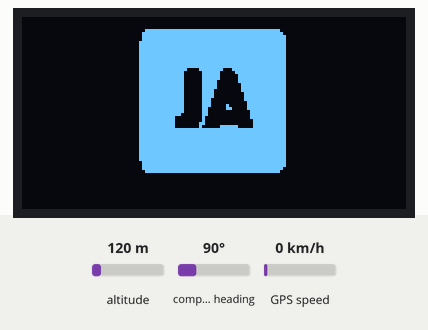
The sketch below on a simulated ESP8266 (NodeMCU). Shown: 128×64 one-colour display. The inputs (shaded band) are chosen by the test bench; at power-on: altitude 120 m, compass heading 90°, GPS speed 0 km/h. WiFi joins after 1.5 s; servers stay silent unless stated; the GPS gets a fix after 3 s at 37.7749, -122.4194 with 8 satellites; what the sketch prints to the serial monitor is not drawn.

Above: at 0.1 s.
At 0.5 s:
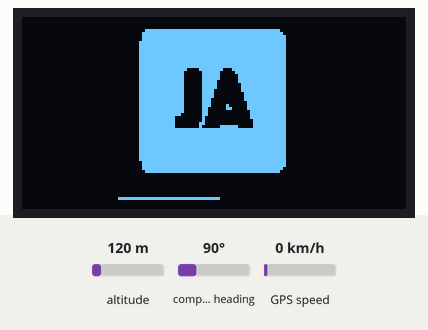
At 0.9 s:
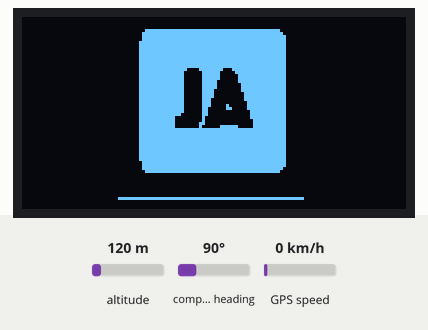
At 4.9 s:
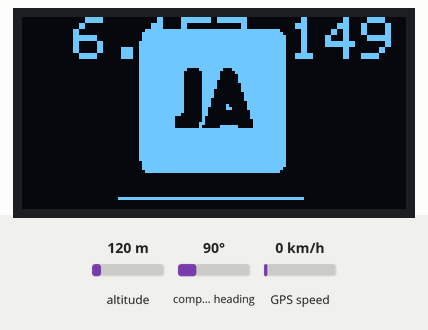

Measured:
- what the display in image 2 shows lasts 4.0 s, from 0.8 s to 4.8 s

The sketch:

Tiny_.ino
```cpp
#include <TinyGPS++.h>
#include <SoftwareSerial.h>
#include <ESP8266WiFi.h>
#include <Adafruit_SSD1306.h>

Adafruit_SSD1306 display(128, 64);

static const int RXPin = 12, TXPin = 13;
static const uint32_t GPSBaud = 9600;

TinyGPSPlus gps;
SoftwareSerial ss(RXPin, TXPin);

#define ID_Wifi "JOSE HOME [Planta1*]"
#define PWD_Wifi "josejosehomehome"
#define IP "184.106.153.149" //IP THINGSPEAK
String writeAPIKey = "ZPBBEFIMDCPRMZOK";

String lati= "";
String longi= "";

int sonido=0;
int dia=0;
int mes=0;
int anin=0;
int hora = 0;
int minuto=0;

const unsigned char PROGMEM jose2 [] = {
0x00, 0x00, 0x00, 0x00, 0x00, 0x00, 0x00, 0x00, 0x00, 0x00, 0x00, 0x00, 0x00, 0x00, 0x00, 0x00,
0x00, 0x00, 0x00, 0x00, 0x00, 0x00, 0x00, 0x00, 0x00, 0x00, 0x00, 0x00, 0x07, 0xFF, 0xFF, 0xFF,
0xFF, 0xFF, 0xC0, 0x0F, 0xFF, 0xFF, 0xFF, 0xFF, 0xFF, 0xE0, 0x0F, 0xFF, 0xFF, 0xFF, 0xFF, 0xFF,
0xF0, 0x0F, 0xFF, 0xFF, 0xFF, 0xFF, 0xFF, 0xF0, 0x1F, 0xFF, 0xFF, 0xFF, 0xFF, 0xFF, 0xF0, 0x1F,
0xFF, 0xFF, 0xFF, 0xFF, 0xFF, 0xF0, 0x1F, 0xFF, 0xFF, 0xFF, 0xFF, 0xFF, 0xF0, 0x1F, 0xFF, 0xFF,
0xFF, 0xFF, 0xFF, 0xF0, 0x1F, 0xFF, 0xFF, 0xFF, 0xFF, 0xFF, 0xF0, 0x1F, 0xFF, 0xFF, 0xFF, 0xFF,
0xFF, 0xF0, 0x1F, 0xFF, 0xFF, 0xFF, 0xFF, 0xFF, 0xF0, 0x1F, 0xFF, 0xFF, 0xFF, 0xFF, 0xFF, 0xF0,
0x1F, 0xFF, 0xFF, 0xFF, 0xFF, 0xFF, 0xF0, 0x1F, 0xFF, 0xE1, 0xFE, 0x3F, 0xFF, 0xF0, 0x1F, 0xFF,
0xC0, 0xFC, 0x1F, 0xFF, 0xF0, 0x1F, 0xFF, 0xC0, 0xFC, 0x0F, 0xFF, 0xF0, 0x1F, 0xFF, 0xC0, 0xFC,
0x0F, 0xFF, 0xF0, 0x1F, 0xFF, 0xC0, 0xF8, 0x0F, 0xFF, 0xF0, 0x1F, 0xFF, 0xC0, 0xF8, 0x07, 0xFF,
0xF0, 0x1F, 0xFF, 0xC0, 0xF8, 0x07, 0xFF, 0xF0, 0x1F, 0xFF, 0xC0, 0xF0, 0x07, 0xFF, 0xF0, 0x1F,
0xFF, 0xC0, 0xF0, 0x03, 0xFF, 0xF0, 0x1F, 0xFF, 0xC0, 0xF0, 0x03, 0xFF, 0xF0, 0x1F, 0xFF, 0xC0,
0xE0, 0x03, 0xFF, 0xF0, 0x1F, 0xFF, 0xC0, 0xE0, 0x01, 0xFF, 0xF0, 0x1F, 0xFF, 0xC0, 0xE0, 0x81,
0xFF, 0xF0, 0x1F, 0xFF, 0xC0, 0xC0, 0xC1, 0xFF, 0xF0, 0x1F, 0xFF, 0xC0, 0xC0, 0x00, 0xFF, 0xF0,
0x1F, 0xFF, 0x80, 0xC0, 0x00, 0xFF, 0xF0, 0x1F, 0xFE, 0x00, 0x80, 0x00, 0xFF, 0xF0, 0x1F, 0xFE,
0x00, 0x80, 0x00, 0x7F, 0xF0, 0x1F, 0xFE, 0x01, 0x80, 0x00, 0x7F, 0xF0, 0x1F, 0xFE, 0x01, 0x03,
0xF0, 0x7F, 0xF0, 0x1F, 0xFF, 0xFF, 0xFF, 0xFF, 0xFF, 0xF0, 0x1F, 0xFF, 0xFF, 0xFF, 0xFF, 0xFF,
0xF0, 0x1F, 0xFF, 0xFF, 0xFF, 0xFF, 0xFF, 0xF0, 0x1F, 0xFF, 0xFF, 0xFF, 0xFF, 0xFF, 0xF0, 0x1F,
0xFF, 0xFF, 0xFF, 0xFF, 0xFF, 0xF0, 0x1F, 0xFF, 0xFF, 0xFF, 0xFF, 0xFF, 0xF0, 0x1F, 0xFF, 0xFF,
0xFF, 0xFF, 0xFF, 0xF0, 0x1F, 0xFF, 0xFF, 0xFF, 0xFF, 0xFF, 0xF0, 0x1F, 0xFF, 0xFF, 0xFF, 0xFF,
0xFF, 0xF0, 0x1F, 0xFF, 0xFF, 0xFF, 0xFF, 0xFF, 0xF0, 0x1F, 0xFF, 0xFF, 0xFF, 0xFF, 0xFF, 0xF0,
0x0F, 0xFF, 0xFF, 0xFF, 0xFF, 0xFF, 0xF0, 0x0F, 0xFF, 0xFF, 0xFF, 0xFF, 0xFF, 0xF0, 0x0F, 0xFF,
0xFF, 0xFF, 0xFF, 0xFF, 0xE0, 0x07, 0xFF, 0xFF, 0xFF, 0xFF, 0xFF, 0xC0, 0x00, 0x00, 0x00, 0x00,
0x00, 0x00, 0x00, 0x00, 0x00, 0x00, 0x00, 0x00, 0x00, 0x00, 0x00, 0x00, 0x00, 0x00, 0x00, 0x00,
0x00, 0x00, 0x00, 0x00, 0x00, 0x00, 0x00, 0x00,
};

void setup(){
  Serial.begin(115200);
  ss.begin(GPSBaud);
  display.begin(SSD1306_SWITCHCAPVCC, 0x3C);
  display.clearDisplay();
  display.setTextColor(WHITE);
  display.setRotation(0);
  display.setTextWrap(false);
  display.dim(0);
  display.drawBitmap(36, 0, jose2, 56, 56, 1);
  display.display();
  display.drawLine(32, 60, 35, 60, WHITE);
  display.display();
  delay(90);
  display.drawLine(32, 60, 45, 60, WHITE);
  display.display();
  delay(90);
  display.drawLine(32, 60, 55, 60, WHITE);
  display.display();
  delay(120);
  display.drawLine(32, 60, 65, 60, WHITE);
  display.display();
  delay(90);
  display.drawLine(32, 60, 75, 60, WHITE);
  display.display();
  delay(110);
  display.drawLine(32, 60, 85, 60, WHITE);
  display.display();
  delay(70);
  display.drawLine(32, 60, 93, 60, WHITE);
  display.display();

  //------------------Hacer la conexión a la red----------
  if(WiFi.begin(ID_Wifi,PWD_Wifi))
  {
    Serial.println("Conexion AP OK\r\n");
    Serial.println("IP: ");
    Serial.println(WiFi.localIP());
  }
  else
  {
    Serial.println("Error al conectarse AP \r\n");
  }
  //-----------------------------------------------------
 delay(4000);
}

void loop(){
  // This sketch displays information every time a new sentence is correctly encoded.
  while (ss.available() > 0)
    if (gps.encode(ss.read()))
      displayInfo();

  if (millis() > 5000 && gps.charsProcessed() < 10)
  {
    Serial.println(F("No GPS detected: check wiring."));
    while(true);
  }
}

void displayInfo(){
  if (gps.location.isValid() && gps.date.isValid() && gps.time.isValid()){

    double latitude = (gps.location.lat());
    double longitude = (gps.location.lng());

    lati = "";
    longi = "";

    lati += (String(latitude, 6));
    Serial.println(lati);

    longi += (String(longitude, 6));
    Serial.println(longi);

    dia = gps.date.day();
    mes= gps.date.month();
    anin= gps.date.year();
    Serial.print(dia);
    Serial.print(F("/"));
    Serial.print(mes);
    Serial.print(F("/"));
    Serial.println(anin);

    hora = gps.time.hour() + 1;
    minuto = gps.time.minute();
    if (hora < 10) Serial.print(F("0"));
    Serial.print(hora);
    Serial.print(F(":"));
    if (minuto < 10) Serial.print(F("0"));
    Serial.println(minuto);

    display.setTextSize(2);
    display.setCursor(17, 0);  // (x,y)
    display.println(hora + ":" + minuto);
    display.display();

    actualizaDatos ();
    delay(20000);

  }
  else{
    Serial.print(F("INVALID"));
    display.setTextSize(2);
    display.setCursor(18, 19);  // (x,y)
    display.println("Buscando");
    display.setCursor(13, 34);  // (x,y)
    display.println("satelites");
    display.display();
  }

}
//--------------Función para enviar a ThingSpeak-------
void actualizaDatos (){
  WiFiClient Web;
  if (Web.connect(IP, 80))
  {
   Serial.println("Conexion TCP OK \r\n");
  }
  else
  {
   Serial.println("Conexion TCP error\r\n");
  }
  String EnviaDatos = "GET /update?key="+ writeAPIKey + "&field1=" + longi + "&field2=" + lati + "&field3=" + sonido + "&field4=" + dia + "&field5=" + mes + "&field6=" + anin + "&field7=" + hora + "&field8=" + minuto +  "\r\n";
  Web.print (EnviaDatos);
  Serial.println (EnviaDatos);
}
//---------------------------------------------------------
```
